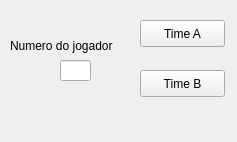
<?xml version="1.0" encoding="UTF-8"?>
<ui version="4.0">
 <class>gol</class>
 <widget class="QWidget" name="gol">
  <property name="geometry">
   <rect>
    <x>0</x>
    <y>0</y>
    <width>237</width>
    <height>142</height>
   </rect>
  </property>
  <property name="windowTitle">
   <string>GOL</string>
  </property>
  <property name="windowIcon">
   <iconset>
    <normaloff>favicon (2).ico</normaloff>favicon (2).ico</iconset>
  </property>
  <widget class="QPushButton" name="nameguest">
   <property name="geometry">
    <rect>
     <x>140</x>
     <y>70</y>
     <width>85</width>
     <height>27</height>
    </rect>
   </property>
   <property name="cursor">
    <cursorShape>PointingHandCursor</cursorShape>
   </property>
   <property name="text">
    <string>Time B</string>
   </property>
  </widget>
  <widget class="QPushButton" name="namehome">
   <property name="geometry">
    <rect>
     <x>140</x>
     <y>20</y>
     <width>85</width>
     <height>27</height>
    </rect>
   </property>
   <property name="cursor">
    <cursorShape>PointingHandCursor</cursorShape>
   </property>
   <property name="text">
    <string>Time A</string>
   </property>
  </widget>
  <widget class="QLineEdit" name="numero">
   <property name="geometry">
    <rect>
     <x>60</x>
     <y>60</y>
     <width>31</width>
     <height>21</height>
    </rect>
   </property>
  </widget>
  <widget class="QLabel" name="label">
   <property name="geometry">
    <rect>
     <x>10</x>
     <y>30</y>
     <width>121</width>
     <height>31</height>
    </rect>
   </property>
   <property name="text">
    <string>Numero do jogador</string>
   </property>
  </widget>
  <widget class="QLabel" name="message">
   <property name="geometry">
    <rect>
     <x>8</x>
     <y>120</y>
     <width>221</width>
     <height>20</height>
    </rect>
   </property>
   <property name="text">
    <string/>
   </property>
  </widget>
 </widget>
 <resources/>
 <connections/>
</ui>
